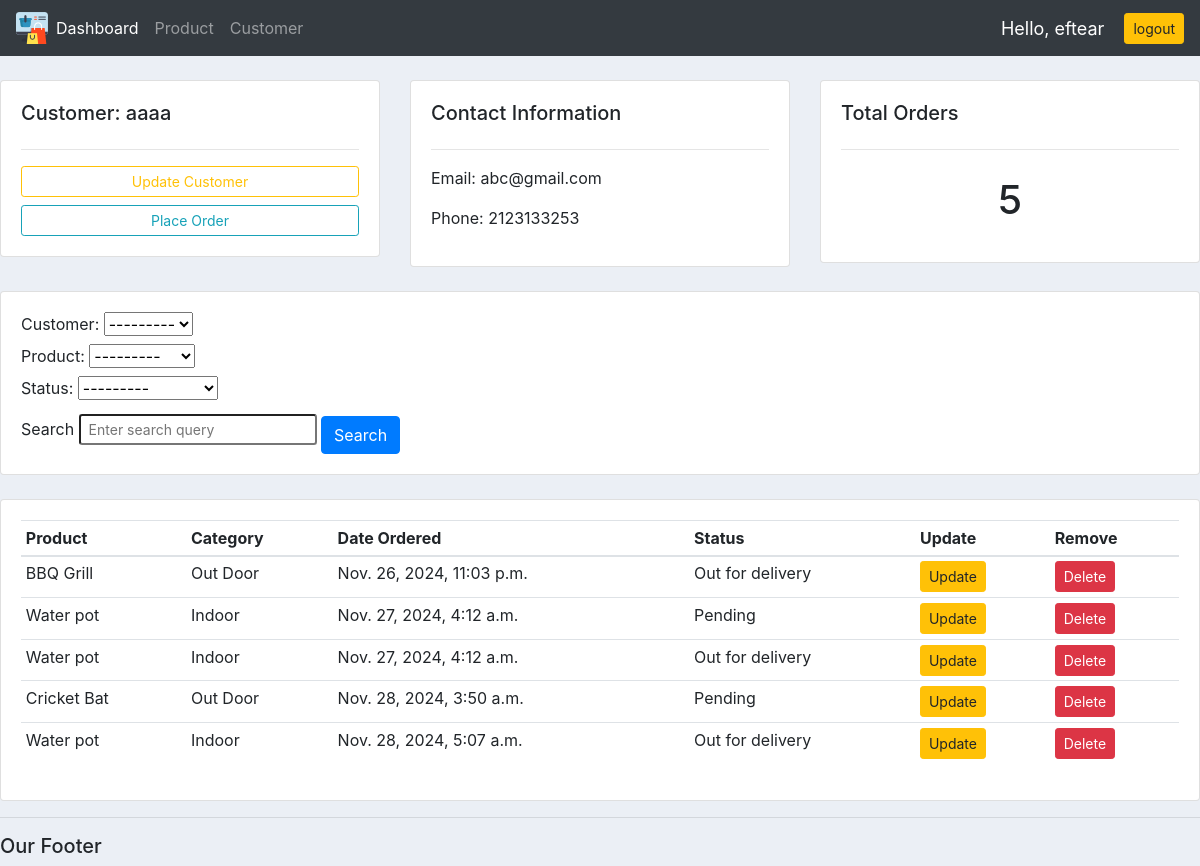
The app's page /customer/1/ (signed in) with its own data.
### accounts/models.py (models this page shows, shortened)
class Customer(models.Model):
    name = models.CharField(max_length=200, null=True)
    phone = models.CharField(max_length=200, null=True)
    email = models.CharField(max_length=200, null=True)
    date_created = models.DateTimeField(auto_now_add=True, null=True)
    def __str__(self):
        return self.name

class Order(models.Model):
    STATUS = (
			('Pending', 'Pending'),
			('Out for delivery', 'Out for delivery'),
			('Delivered', 'Delivered'),
			)
    Customer = models.ForeignKey(Customer, null=True, on_delete=models.SET_NULL)
    Product = models.ForeignKey(Product, null=True, on_delete=models.SET_NULL)
    date_created = models.DateTimeField(auto_now_add=True, null=True)
    status = models.CharField(max_length=200, null=True, choices=STATUS)

class Product(models.Model):
    CATEGORY = (
        ('Indoor', 'Indoor'),
        ('Out Door', 'Out Door'),
        )
    name = models.CharField(max_length=200, null=True)
    price = models.FloatField(null=True)
    category = models.CharField(max_length=200, null=True, choices=CATEGORY)
    description = models.CharField(max_length=200, null=True)
    date_created = models.DateTimeField(auto_now_add=True, null=True)
    tags = models.ManyToManyField(Tag)
    def __str__(self):
        return self.name

### accounts/views.py (the view)
# urls.py: path('customer/<str:pk_test>/', views.customer,name='customer'),
@login_required(login_url='login')
def customer(request,pk_test):
    customer = Customer.objects.get(id=pk_test)
    orders =customer.order_set.all()
    order_count = orders.count()
    myFilter = OrderFilter(request.GET, queryset=orders)
    orders = myFilter.qs
    context = {'customer':customer,'orders':orders,'order_count':order_count, 'myFilter':myFilter}
    return render(request,'accounts/customer.html',context)

### accounts/templates/accounts/customer.html (shortened to what this page needs)
{% extends 'accounts/main.html' %}
{% block content %}
<br>
    <div class="row">
        <div class="col-md">
            <div class="card card-body">
                <h5>Customer: {{customer}}</h5>
                <hr>
                <a class="btn btn-outline-warning btn-sm btn-block" href="#">Update Customer</a>
                <a class="btn btn-outline-info btn-sm btn-block" href="{% url 'create_order' customer.id %}">Place Order</a>
            </div>
        </div>
        <div class="col-md">
            <div class="card card-body">
                <h5>Contact Information</h5>
                <hr>
                <p>Email: {{customer.email}}</p>
                <p>Phone: {{customer.phone}}</p>
            </div>
        </div>
        <div class="col-md">
            <div class="card card-body">
                <h5>Total Orders</h5>
                <hr>
                <h1 style="text-align: center; padding: 10px;">{{order_count}}</h1>
            </div>
        </div>
    </div>
    <br>
    <div class="row">
        <div class="col">
            <div class="card card-body">
                <form method="get">
                    {{myFilter.form}}
                    <label for="search">Search</label>
                    <input type="text" class="form-control-sm" id="search" placeholder="Enter search query">
                    <button class="btn btn-primary mt-2" type="submit">Search</button>
                </form>
            </div>
        </div>
    </div>
    <br>
    <div class="row">
        <div class="col-md">
            <div class="card card-body">
                <table class="table table-sm">
                    <thead>
                        <tr>
                            <th>Product</th>
                            <th>Category</th>
                            <th>Date Ordered</th>
                            <th>Status</th>
                            <th>Update</th>
                            <th>Remove</th>
                        </tr>
                        {% for orders in orders %}
                        <tr>
                            <td>{{orders.Product}}</td>
                            <td>{{orders.Product.category}}</td>
                            <td>{{orders.date_created}}</td>
                            <td>{{orders.status}}</td>
                            <td><a class="btn btn-sm btn-warning" href="{% url 'update_order' orders.id %}">Update</a></td>
                            <td><a class="btn btn-sm btn-danger" href="{% url 'delete_order' orders.id %}">Delete</a></td>
                        </tr>
                        {% endfor %}
                    </thead>
                </table>
            </div>
        </div>
    </div>
{% endblock %}

### accounts/templates/accounts/navbar.html (shortened to what this page needs)
{% load static %}
<nav class="navbar navbar-expand-lg navbar-dark bg-dark">
    <img src="{% static 'images/shopping.png' %}">
    <div class="collapse navbar-collapse" id="navbarNav">
      <ul class="navbar-nav">
        <li class="nav-item active">
          <a class="nav-link" href="{% url 'home' %}">Dashboard</a>
        </li>
        <li class="nav-item">
          <a class="nav-link" href="{% url 'products' %}">Product</a>
        </li>
        <li class="nav-item">
            <a class="nav-link" href="#">Customer</a>
        </li>
      </ul>
    </div>
    <span class="hello-msg">Hello, {{request.user}} </span>
    <span><a class="btn btn-sm btn-warning" href="{% url 'logout' %}">logout</a></span>
  </nav>

### static/css/main.css (style rules this page uses)
body { background-color: #ebeff5; }

### accounts/templates/accounts/navbar.html (style rules this page uses)
.hello-msg { font-size: 18px; color: #fff; margin-right: 20px; }

### records on screen
Customer: name "aaaa", email "abc@gmail.com", phone "2123133253"
Order: Product "BBQ Grill", Product.category "Out Door", date_created "Nov. 26, 2024, 11:03 p.m.", status "Out for delivery"
Order: Product "Water pot", Product.category "Indoor", date_created "Nov. 27, 2024, 4:12 a.m.", status "Pending"
Order: Product "Water pot", Product.category "Indoor", date_created "Nov. 27, 2024, 4:12 a.m.", status "Out for delivery"
Order: Product "Cricket Bat", Product.category "Out Door", date_created "Nov. 28, 2024, 3:50 a.m.", status "Pending"
Order: Product "Water pot", Product.category "Indoor", date_created "Nov. 28, 2024, 5:07 a.m.", status "Out for delivery"

### other values on screen
{{ request.user }} "eftear"
{{ order_count }} "5"
